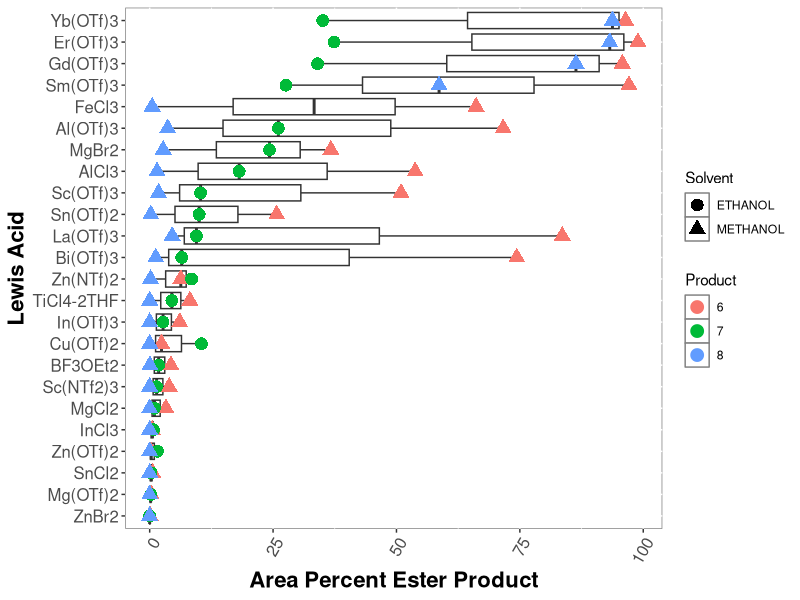
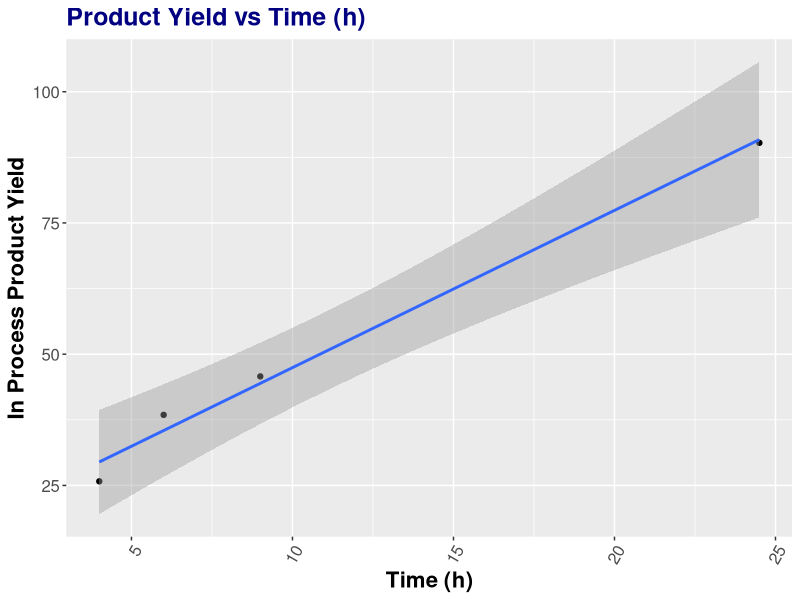
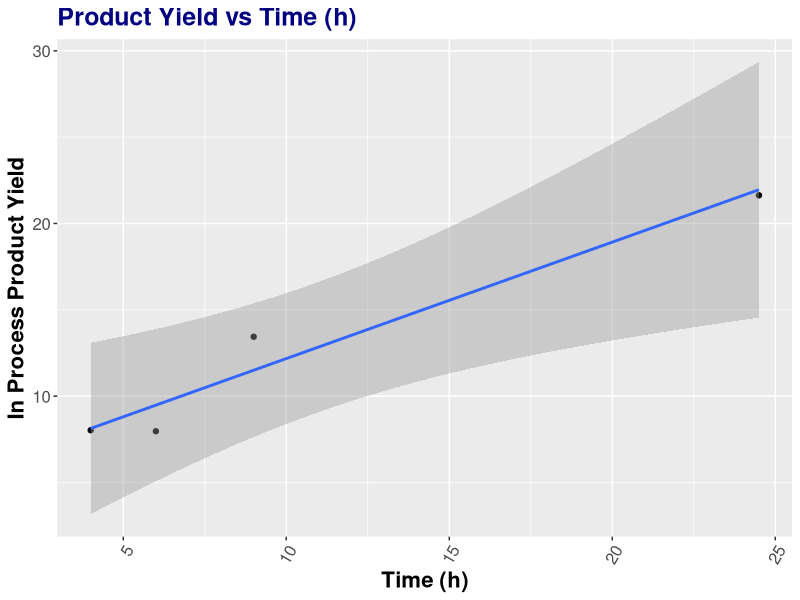
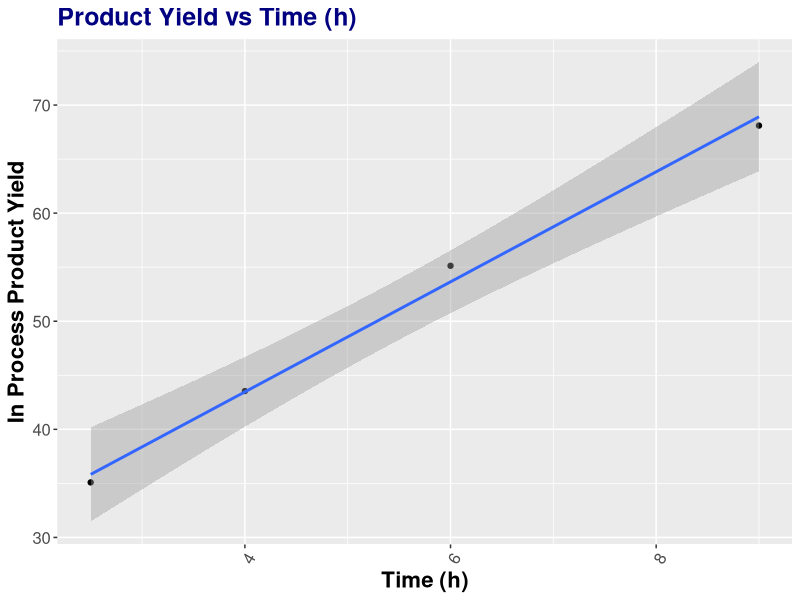
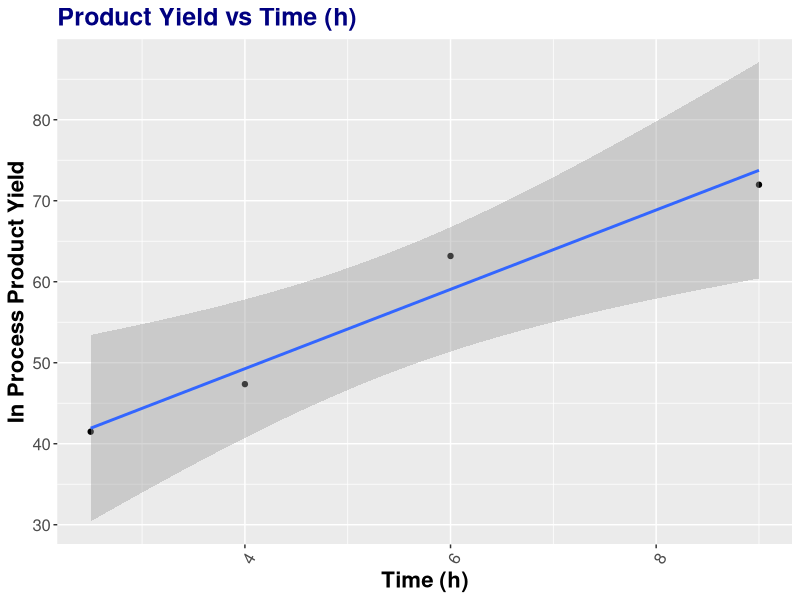
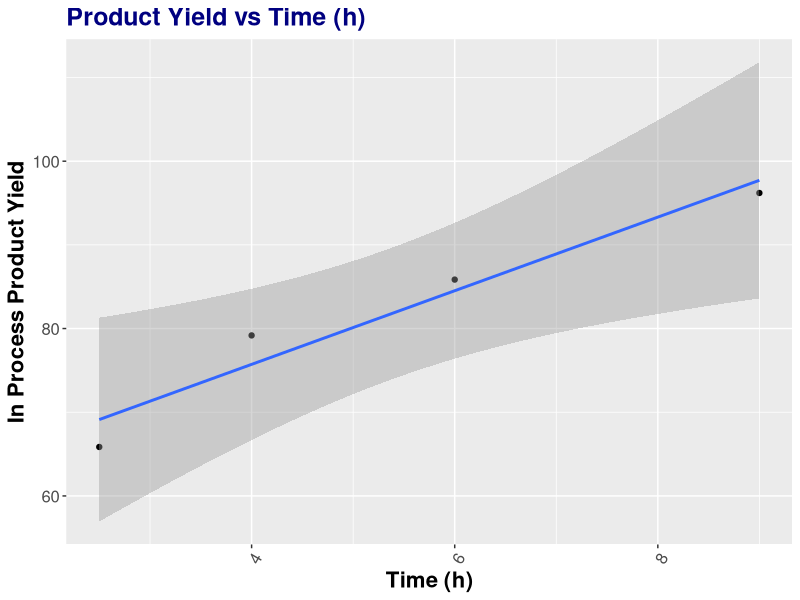
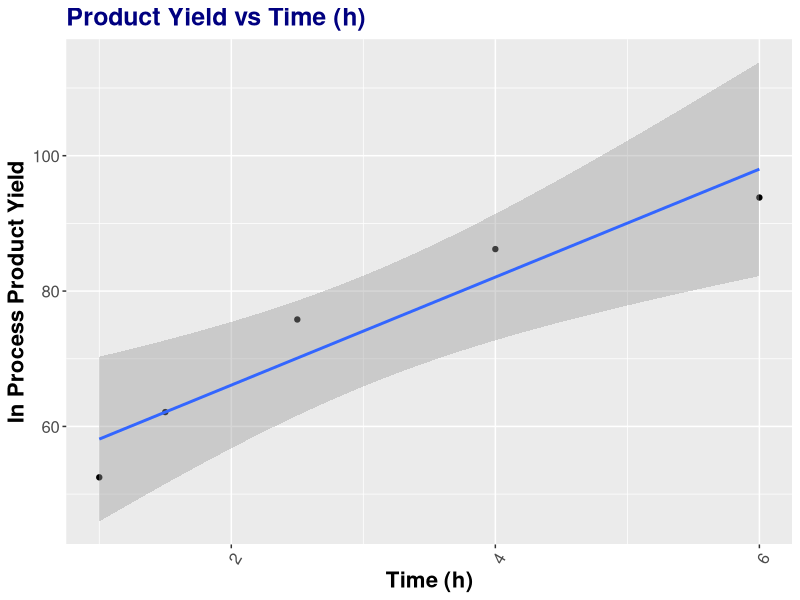
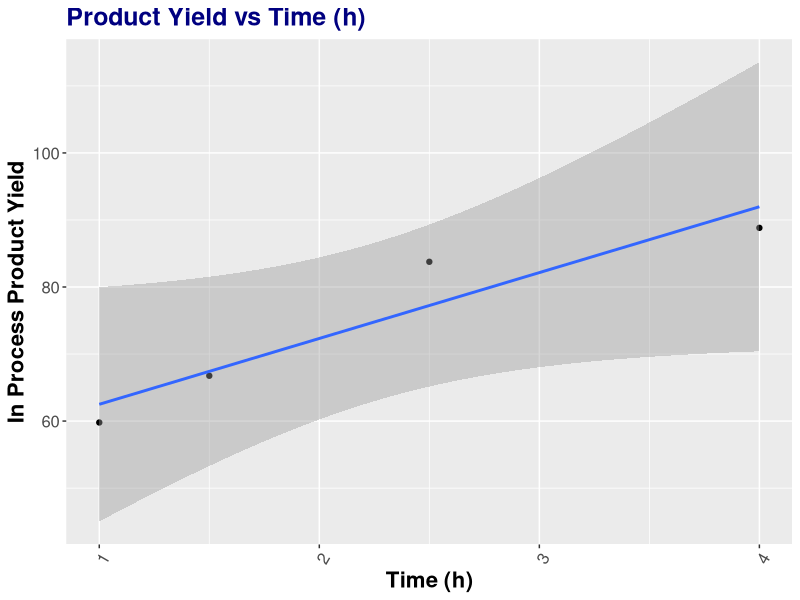

Generate these figures, in order, with R:

library(tidyverse)

# Initial HTE Evaluation of Lewis Acids -----------------------------------

HTE_Data <- read_csv("HTE.csv")

HTE_Data <- HTE_Data %>% rename(`Lewis Acid` = LewisAcid) %>% filter(Entry != "67")

HTE_Data$Product[HTE_Data$Product == "Product 1"] <- 6
HTE_Data$Product[HTE_Data$Product == "Product 2"] <- 7
HTE_Data$Product[HTE_Data$Product == "Product 3"] <- 8

HTE_Plot <- ggplot(HTE_Data, aes(reorder(`Lewis Acid`, `AP PDT`,
                                         FUN = median),
                                 `AP PDT`))+
  geom_boxplot()+
  coord_flip()+
  geom_point(aes(color = Product, shape = `Solvent`), size = 4)+
  labs(x = "Lewis Acid", y = "Area Percent Ester Product")+
  theme(plot.background = element_rect(fill="white"))+
  theme(panel.background = element_rect(fill="white", colour="grey50"))+
  theme(plot.title = element_text(face = "bold", 
                                  size = 18,
                                  color="Navy"))+
  theme(axis.title = element_text(face = "bold", size = 16))+
  theme(axis.text.x = element_text(vjust = 1,
                                   hjust = 1,
                                   size = 12,
                                   angle = 60))+
  theme(axis.text.y = element_text(size = 12))

HTE_Plot

# Ionic Radius Models and Plots -------------------------------------------

Data <- read.csv("Yb_Kinetics.csv")

La_Plot <- Data %>% filter(Lewis_Acid == "La(OTf)3") %>%
  filter(Time_h > 2.5)
Ce_Plot <- Data %>% filter(Lewis_Acid == "Ce(OTf)3") %>%
  filter(Time_h > 2.5)
Pr_Plot <- Data %>% filter(Lewis_Acid == "Pr(OTf)3") %>%
  filter(Time_h > 1.5 & Time_h < 20)
Nd_Plot <- Data %>% filter(Lewis_Acid == "Nd(OTf)3") %>%
  filter(Time_h > 1.5 & Time_h < 20)
Sm_Plot <- Data %>% filter(Lewis_Acid == "Sm(OTf)3") %>%
filter(Time_h > 1.5 & Time_h < 20)
Eu_Plot <- Data %>% filter(Lewis_Acid == "Eu(OTf)3") %>%
  filter(Time_h > 0.5 & Time_h < 8)
Gd_Plot <- Data %>% filter(Lewis_Acid == "Gd(OTf)3") %>%
  filter(Time_h > 0.5 & Time_h < 6)
Tb_Plot <- Data %>% filter(Lewis_Acid == "Tb(OTf)3") %>%
  filter(Time_h > 0.5 & Time_h < 6)
Dy_Plot <- Data %>% filter(Lewis_Acid == "Dy(OTf)3") %>%
  filter(PDT_Yield > 50 & Time_h < 4)
Ho_Plot <- Data %>% filter(Lewis_Acid == "Ho(OTf)3") %>%
  filter(PDT_Yield > 50 & Time_h < 2.5)
Er_Plot <- Data %>% filter(Lewis_Acid == "Er(OTf)3") %>%
  filter(Time_h < 0.75)
Tm_Plot <- Data %>% filter(Lewis_Acid == "Tm(OTf)3") %>%
  filter(Time_h < 0.75)
Yb_Plot <- Data %>% filter(Lewis_Acid == "Yb(OTf)3") %>%
  filter(Time_h < 0.75)
Lu_Plot <- Data %>% filter(Lewis_Acid == "Lu(OTf)3") %>%
  filter(Time_h < 0.75)

Plot <- function(data){
  
  ggplot(data, aes(Time_h, PDT_Yield))+
    geom_point()+
    geom_smooth(method = lm)+
    ggtitle("Product Yield vs Time (h)")+
    labs(x = "Time (h)", y = "In Process Product Yield")+
    theme(plot.title = element_text(face = "bold", 
                                    size = 18,
                                    color="Navy"))+
    theme(axis.title = element_text(face = "bold", size = 16))+
    theme(axis.text.x = element_text(vjust = 1,
                                     hjust = 1,
                                     size = 12,
                                     angle = 60))+
    theme(axis.text.y = element_text(size = 12))
  
}

Model <- function(Data, Yield) {
  
  Model <- lm(Time_h ~ PDT_Yield, Data)
  Model_coeffs <- coefficients(Model)
  Time_to_Completion <- Model_coeffs[1] + Model_coeffs[2]*Yield
  Time_to_Completion

}


Plot(La_Plot)
La_LM <- Model(La_Plot, 95)
La_LM
Data$Time_to_Completion[Data$Lewis_Acid == "La(OTf)3"] <- La_LM

Plot(Ce_Plot)
Ce_LM <- Model(Ce_Plot, 95)
Ce_LM
Data$Time_to_Completion[Data$Lewis_Acid == "Ce(OTf)3"] <- Ce_LM

Plot(Pr_Plot)
Pr_LM <- Model(Pr_Plot, 95)
Pr_LM
Data$Time_to_Completion[Data$Lewis_Acid == "Pr(OTf)3"] <- Pr_LM

Plot(Nd_Plot)
Nd_LM <- Model(Nd_Plot, 95)
Nd_LM
Data$Time_to_Completion[Data$Lewis_Acid == "Nd(OTf)3"] <- Nd_LM

Plot(Sm_Plot)
Sm_LM <- Model(Sm_Plot, 95)
Sm_LM
Data$Time_to_Completion[Data$Lewis_Acid == "Sm(OTf)3"] <- Sm_LM

Plot(Eu_Plot)
Eu_LM <- Model(Eu_Plot, 95)
Eu_LM
Data$Time_to_Completion[Data$Lewis_Acid == "Eu(OTf)3"] <- Eu_LM

Plot(Gd_Plot)
Gd_LM <- Model(Gd_Plot, 95)
Gd_LM
Data$Time_to_Completion[Data$Lewis_Acid == "Gd(OTf)3"] <- Gd_LM

Plot(Tb_Plot)
Tb_LM <- Model(Tb_Plot, 95)
Tb_LM
Data$Time_to_Completion[Data$Lewis_Acid == "Tb(OTf)3"] <- Tb_LM

Plot(Dy_Plot)
Dy_LM <- Model(Dy_Plot, 95)
Dy_LM
Data$Time_to_Completion[Data$Lewis_Acid == "Dy(OTf)3"] <- Dy_LM

Plot(Ho_Plot)
Ho_LM <- Model(Ho_Plot, 95)
Ho_LM
Data$Time_to_Completion[Data$Lewis_Acid == "Ho(OTf)3"] <- Ho_LM

Plot(Er_Plot)
Er_LM <- Model(Er_Plot, 95)
Er_LM
Data$Time_to_Completion[Data$Lewis_Acid == "Er(OTf)3"] <- Er_LM

Plot(Tm_Plot)
Tm_LM <- Model(Tm_Plot, 95)
Tm_LM
Data$Time_to_Completion[Data$Lewis_Acid == "Tm(OTf)3"] <- Tm_LM

Plot(Yb_Plot)
Yb_LM <- Model(Yb_Plot, 95)
Yb_LM
Data$Time_to_Completion[Data$Lewis_Acid == "Yb(OTf)3"] <- Yb_LM

Plot(Lu_Plot)
Lu_LM <- Model(Lu_Plot, 95)
Lu_LM
Data$Time_to_Completion[Data$Lewis_Acid == "Lu(OTf)3"] <- Lu_LM

Data_1 <- Data %>% filter(Lewis_Acid != "Ce(OTf)3" &
                            Lewis_Acid != "Y(OTf)3") %>%
  mutate(log_Time_to_Completion = log10(Time_to_Completion),
         log_Ionic_Radius = log10(Ionic_Radius))

Ionic_Radius_Model <- lm(Ionic_Radius ~ Time_to_Completion, Data_1)
summary(Ionic_Radius_Model)


Data_1$Annotate[Data_1$Lewis_Acid == "La(OTf)3"] <- "La"
Data_1$Annotate[Data_1$Lewis_Acid == "Pr(OTf)3"] <- "Pr"
Data_1$Annotate[Data_1$Lewis_Acid == "Nd(OTf)3"] <- "Nd"
Data_1$Annotate[Data_1$Lewis_Acid == "Sm(OTf)3"] <- "Sm"
Data_1$Annotate[Data_1$Lewis_Acid == "Eu(OTf)3"] <- "Eu"
Data_1$Annotate[Data_1$Lewis_Acid == "Gd(OTf)3"] <- "Gd"
Data_1$Annotate[Data_1$Lewis_Acid == "Tb(OTf)3"] <- "Tb"
Data_1$Annotate[Data_1$Lewis_Acid == "Dy(OTf)3"] <- "Dy"
Data_1$Annotate[Data_1$Lewis_Acid == "Ho(OTf)3"] <- "Ho"
Data_1$Annotate[Data_1$Lewis_Acid == "Er(OTf)3"] <- "Er"
Data_1$Annotate[Data_1$Lewis_Acid == "Tm(OTf)3"] <- "Tm"
Data_1$Annotate[Data_1$Lewis_Acid == "Yb(OTf)3"] <- "Yb"
Data_1$Annotate[Data_1$Lewis_Acid == "Lu(OTf)3"] <- "Lu"


Ionic_Radius_Plot <- ggplot(Data_1, aes(Ionic_Radius, Time_to_Completion))+
  geom_point(size = 2)+
  geom_text(aes(label = Annotate),
             nudge_y = 2)+
  ggtitle("Ionic Radius vs Time to Completion (h)")+
  labs(x = "Ionic Radius of Lanthanide(III) Triflate (Å)", y = "Time to Reaction Completion (h)")+
  theme(plot.background = element_rect(fill="white"))+
  theme(panel.background = element_rect(fill="white", colour="grey50"))+
  theme(plot.title = element_text(face = "bold", 
                                  size = 18,
                                  color="Navy"))+
  theme(axis.title = element_text(face = "bold", size = 16))+
  theme(axis.text.x = element_text(vjust = 1,
                                   hjust = 1,
                                   size = 12,
                                   angle = 60))+
  theme(axis.text.y = element_text(size = 12))+
  scale_x_continuous(breaks = round(seq(min(Data_1$Ionic_Radius), max(Data_1$Ionic_Radius), by = 1),1))+
  scale_y_continuous(breaks = round(seq(min(Data_1$Time_to_Completion), max(Data_1$Time_to_Completion), by = 2.5),2.5))

Ionic_Radius_Plot

Ionic_Radius_Plot_1 <- ggplot(Data_1, aes(log_Ionic_Radius, log_Time_to_Completion))+
  geom_point()+
  ggtitle("log(Ionic Radius) vs log(Time to Completion)")+
  labs(x = "log(Ionic Radius) (Å)", y = "log(Time to Completion (h))")+
  theme(plot.title = element_text(face = "bold", 
                                  size = 18,
                                  color="Navy"))+
  theme(axis.title = element_text(face = "bold", size = 16))+
  theme(axis.text.x = element_text(vjust = 1,
                                   hjust = 1,
                                   size = 12,
                                   angle = 60))+
  theme(axis.text.y = element_text(size = 12))

Ionic_Radius_Plot_1


# Kinetic Isotope Effect --------------------------------------------------

library(readxl)

KIE_Data <- read_xlsx("Yb_KIE.xlsx", sheet = "Sheet1")

KIE_Data <- KIE_Data %>% filter(Time_h <3)

KIE_Data <- KIE_Data %>% rename(`Product (S)-6` = Product_3) %>%
  rename(`Product 23` = Product_25)

KIE_Plot <- ggplot(KIE_Data, aes())+
  geom_point(aes(x = Time_h, y = `Product (S)-6`, color = "Product (S)-6"), size = 2)+
  geom_smooth(aes(x = Time_h, y = `Product (S)-6`), method = "lm", color = "red")+
  geom_point(aes(x = Time_h, y = `Product 23`, color = "Product 23"), size = 2)+
  geom_smooth(aes(x = Time_h, y = `Product 23`), method = "lm", color = "blue")+
  scale_colour_manual(name="legend", values=c("red", "blue"))+
  ggtitle("Reaction Progress for Methanol\nvs Methanol-d4")+
  labs(x = "Time (h)", y = "Area Percent Product")+
  theme(plot.background = element_rect(fill="white"))+
  theme(panel.background = element_rect(fill="white", colour="grey50"))+
  theme(plot.title = element_text(face = "bold", 
                                  size = 18,
                                  color="Navy"))+
  theme(axis.title = element_text(face = "bold", size = 16))+
  theme(axis.text.x = element_text(vjust = 1,
                                   hjust = 1,
                                   size=12))+
  theme(axis.text.y = element_text(size=12))

KIE_Plot

sessionInfo()
